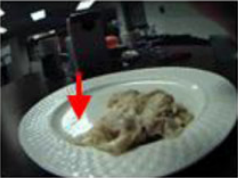
#> input picture images/Food_Plate_Captures/001.png, 238 x 178 px
$ python PlateIsolator.py   (Python 2 division)   (older library calls are emulated)
#> lines starting #> are read from the running program, lines starting #| are printed output that depends on the picture
### src/ContourSplitter.py
#!/usr/bin/env python

import numpy as np

def splitContours(contours):
    """Splits a list of contours up, in order to break erroneous connections"""
    split_contours = []
    for contour in contours:
        c = contour.reshape(-1, 2)
        line_segments = splitLine(c)
        for seg in line_segments:
            # Turn it back to its original shape, so we can add it back to contours
            new_contour = seg.reshape(-1,1,2)
            # Dont add empty contours to our new list of contours
            if new_contour.size != 0:
                split_contours.append(new_contour)

    return split_contours

def splitLine(line):
    """Splits a line on horizontal or vertical segments"""
    # Find a point where our line changes direction
    l = np.copy(line)
    change = l[2:] - l[:-2]
    # Create breaks where derivative equals 0
    break_indicies = np.unique(np.where(change == 0)[0])
    line_segments = []
    while break_indicies.size > 0:
        i = break_indicies[0]

        # Add the beginning of the line to our list
        new_line= l[0:i+1]
        line_segments.append(new_line)

        # The rest of the line becomes our new line
        l = l[i+1:]

        # Recalculate the change vector
        change = l[2:] - l[:-2]
        break_indicies = np.unique(np.where(change == 0)[0])

    line_segments.append(l)
    return line_segments

# [17 lines left out: functions testSplitLine_one_split, testSplitLine_two_splits, not called in this run]


# [3 lines that do not run on import are left out]

### src/CliqueFinder.py
#!/usr/bin/env python

import networkx as nx


""" This script finds the largest clique in an undirected graph."""

def findMaximalClique(graph):
    """ Returns the largest cliques in a graph.
        graph: list of lists of size n x n"""
    # Graph be n x n
    assert(len(graph) == len(graph[0]))

    max_cliques = []
    max_size = 0
    G = nx.from_numpy_matrix(graph)
    groups = nx.find_cliques(G)
    for i in groups:
        if len(i) == max_size:
            max_cliques.append(i)
        elif len(i) > max_size:
            max_cliques = []
            max_cliques.append(i)
            max_size = len(i)

    return max_cliques

# [6 lines that do not run on import are left out]

### src/PlateIsolator.py
#!/usr/bin/env python

""" This script detects plates in an image and isolates
    just the plate and the food on it. """

import cv2
from matplotlib import pyplot as plt
import numpy as np
from SliderWindow import SliderWindow
from ContourSplitter import splitContours
from CliqueFinder import findMaximalClique
import imutils

# @profile
def isolatePlate(image, expansionFactor=1.0, contour_thresh=0.36, num_windows=32, overlap_thresh=0.90, retries=5, num_overlaps=3):
    """ Isolate a food plate from an image with extra data.
        Approach taken from Hsin-Chen Chen et al 2015 Meas. Sci. Technol. 26 025702
        http://iopscience.iop.org/article/10.1088/0957-0233/26/2/025702/pdf. """

    # Convert to greyscale
    image_gray = cv2.cvtColor(image, cv2.COLOR_BGR2GRAY)
    # Equalize the contrast
    image_equalized = cv2.equalizeHist(image_gray)

    # Get edges using canny edge detection. Params not tuned.
    edges = cv2.Canny(image_equalized, 52, 184)

    if imutils.is_cv2():
        contours, _ = cv2.findContours(edges,cv2.RETR_TREE,cv2.CHAIN_APPROX_SIMPLE)
    elif imutils.is_cv3():
        _, contours, _ = cv2.findContours(edges,cv2.RETR_TREE,cv2.CHAIN_APPROX_SIMPLE)
    else:
        raise ImportError('Using a cv2 version that is not supported.')

    contour_image = processContours(contours, contour_thresh, image_gray.shape)
    # Sometimes drawEllipse doesn't draw an ellipse.
    # We iterate until it does.
    matches = []
    masks = []
    ellipses = []
    done_drawing = False
    while not done_drawing:
        # print matches

        try:
            best_ellipse, size_maximal_clique = getEllipse(retries,
                    lambda: generateWindowCoords(contour_image, num_windows, min_dist=0),
                    lambda xs, ys: drawEllipse(image_equalized, edges, xs, ys, 1)
            )
        except Exception as e:
            print e
            return image, 0
        mask1 = np.zeros(image.shape)
        cv2.ellipse(mask1, best_ellipse, (255, 255, 255), -1)
        if len(masks) == 0:
            # print 'Adding initial item'
            masks.append(mask1)
            ellipses.append(best_ellipse)
            matches.append(1)
        else:
            was_close_to_prev_mask = False
            for i, mask2 in enumerate(masks):
                intersection = np.logical_and(mask1, mask2)
                union = np.logical_or(mask1, mask2)
                # force float division
                area_ratio = np.sum(intersection)/float(np.sum(union))
                # print area_ratio
                if area_ratio > overlap_thresh:
                    matches[i] = matches[i] + 1
                    was_close_to_prev_mask = True
            if not was_close_to_prev_mask:
                masks.append(mask1)
                ellipses.append(best_ellipse)
                matches.append(1)
        if len(matches) > num_overlaps:
            done_drawing = max(matches) > 0
        max_iterations = 30
        if sum(matches) > 40:
            print 'Iterations capped'
            return image, size_maximal_clique

    # print 'Iterations: ' + str(sum(matches))
    ellipse = ellipses[np.argmax(matches)]
    # print 'Max item is...' + str(np.argmax(np.array(matches)))
    new_width = ellipse[1][0] * expansionFactor
    new_height = ellipse[1][1]
    expanded_ellipse = (ellipse[0], (new_width, new_height), ellipse[2])
    mask = np.zeros(image.shape)
    cv2.ellipse(mask, expanded_ellipse, (255, 255, 255), -1)
    final_image = np.copy(image)
    # final_image[mask[..., np.newaxis].repeat(3, 2) == 0] = 0
    final_image[mask == 0] = 0

    return final_image, size_maximal_clique

def getEllipse(retries, generateWindowCoords, drawEllipse):
    """Calls drawEllipse until it gets an ellipse, or we exceed max amount of retries."""
    drew_ellipse = False
    i = 0
    while not drew_ellipse:
        # Draw windows around random points
        window_xs, window_ys = generateWindowCoords()
        sorted_args = np.argsort(window_xs)
        window_xs = window_xs[sorted_args]
        window_ys = window_ys[sorted_args]
        best_ellipse, drew_ellipse, size_maximal_clique = drawEllipse(window_xs, window_ys)
        i = i + 1
        # quit after i tries
        if i > retries:
            raise Exception('Exceeded ' + str(i) + ' retries.')
    return best_ellipse, size_maximal_clique


def processContours(contours, contour_thresh, image_size):
    """process the contours of an image."""

     # Split the contours up, in order to break erroneous connections
    split_contours = splitContours(contours)

    # Sort the contours according to their length
    sorted_data = sorted(split_contours, key=lambda curve: cv2.arcLength(curve, closed=False), reverse=True)

    # Create an image with only the longest contours
    longest_contour = cv2.arcLength(sorted_data[0], closed=False)
    # Create a list with all contours up to a certain threshold of the longest

    big_contours = []
    for contour in sorted_data:
        if cv2.arcLength(contour, closed=False) >= contour_thresh*longest_contour:
            big_contours.append(contour)

    contour_image = np.zeros(image_size)
    # NOTE: Still unsure why drawing all contors simultaneously results in bad lines.
    for contour in big_contours:
        cv2.drawContours(contour_image, contour, -1, (255, 0, 0), 1)

    return contour_image

def drawEllipse(image_equalized, edges, window_xs, window_ys, min_clique_size):
    """ Draws the best ellipse through the given windows.
        Returns: image_with_ellipse, an image with an ellipse drawn on it
                 drew_elipse, indicates whether an ellipse was drawn successfully
                 size_maximal_clique, the size of the biggest clique."""

    gx = cv2.Sobel(image_equalized, cv2.CV_64F,1,0,ksize=5)
    gy = cv2.Sobel(image_equalized, cv2.CV_64F,0,1,ksize=5)

    # C is a conjunction matrix where
    # A_i = the region bounded by the tangent at point i
    # C[i, j] == True if the point j is in A_i
    C = np.zeros((window_xs.size, window_xs.size), dtype=bool)

    for i, (x1, y1) in enumerate(zip(window_xs, window_ys)):

        normal_x = gx[y1, x1]
        normal_y = gy[y1, x1]
        normal_vec = np.array([normal_x, normal_y])
        origin_vec = np.array([x1, y1])

        for j, (x2, y2) in enumerate(zip(window_xs, window_ys)):
            point_vec = np.array([x2, y2])
            if inDirection(normal_vec, origin_vec, point_vec):
                C[i, j] = True

    # connections is like C except:
    # connections[i, j] == True if the point j is in A_i
    #                              and point i is in A_j
    connections = C * C.T

    # We want to group our points together, to find the ones
    # that fall on the same ellipse.
    # This is the same problem as finding the biggest clique
    # in an undirected graph.
    groups = findMaximalClique(connections)

    size_maximal_clique = len(groups[0])

    drew_elipse = False
    best_ellipse = 0
    if size_maximal_clique >= min_clique_size:
        best_fit = 0

        for group in groups:

            group_xs = window_xs[group]
            group_ys = window_ys[group]
            # cv2.fitEllipse wants a 2xn numpy array
            points = np.vstack((group_xs, group_ys)).T

            num_points = points.shape[0]
            # We need a minimum of 5 points to draw an ellipse
            if num_points > 5:
                ellipse_points = cv2.fitEllipse(points)
                # Create an empty image with just the ellipse
                ellipse_image = np.zeros(edges.shape)
                cv2.ellipse(ellipse_image, ellipse_points, (255, 255, 255), 3)
                # We measure error by looking how well ellipses line up with the edges
                fitting_constant = np.sum(np.logical_and(ellipse_image, edges))
                # print fitting_constant
                if fitting_constant > best_fit:
                    best_fit = fitting_constant
                    best_ellipse = ellipse_points

    if best_ellipse:
        drew_elipse = True

    return best_ellipse, drew_elipse, size_maximal_clique

def generateWindowCoords(edges, num_windows, min_dist=0):
    """ Generates random coordinates for the windows which
        will be used for ellipse detection. """
    # Converts the edge image to coordinate of points
    # Returns two ndarrays
    row_coords, col_coords = np.nonzero(edges)
    number_of_points = col_coords.size
    # Generate random numbers from 0 to number_of_points

    selected_xs = np.array([], dtype=int)
    selected_ys = np.array([], dtype=int)

    while selected_xs.size < num_windows:
        box_indices = np.random.choice(number_of_points, 1)
        x = col_coords[box_indices]
        y = row_coords[box_indices]
        dists = np.sqrt((selected_xs - x)**2 + (selected_ys-y)**2)
        # Check that its a minimum distance from other points
        if not np.any(dists < min_dist):
            selected_xs = np.append(selected_xs, x)
            selected_ys = np.append(selected_ys, y)
    return selected_xs, selected_ys

# [23 lines left out: functions drawWindows, drawNormals, not called in this run]

def inDirection(normal, origin, point):
    """ Tells if point is in the direction of the normal to origin.
        nomral: Normal vector at origin
        origin: a 2x1 position vector
        point: a 2x1 position vector. """
    diff = point - origin
    double_dot = np.dot(diff, normal)
    return double_dot > 0

# [42 lines left out: function refineParams, not called in this run]

def run():
    # slider_window = SliderWindow()

    image1 = cv2.imread('../images/Food_Plate_Captures/001.png', 1)
#> image1 is the input picture: shape (178, 238, 3); mean B, G, R 79.2, 84.9, 81.3
    image2 = cv2.imread('../images/Food_Plate_Captures/002.png', 1)
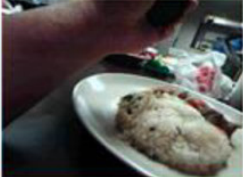
#> input picture images/Food_Plate_Captures/002.png, 243 x 177 px
#> image2 is the input picture: shape (177, 243, 3); mean B, G, R 79.3, 81.8, 85
    image3 = cv2.imread('../images/Food_Plate_Captures/003.png', 1)
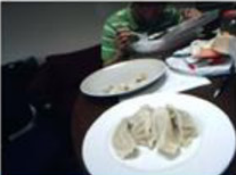
#> input picture images/Food_Plate_Captures/003.png, 236 x 175 px
#> image3 is the input picture: shape (175, 236, 3); mean B, G, R 105.7, 104.9, 102
    image4 = cv2.imread('../images/Food_Plate_Captures/004.png', 1)
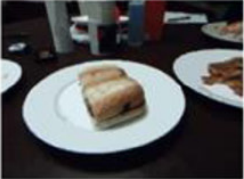
#> input picture images/Food_Plate_Captures/004.png, 244 x 179 px
#> image4 is the input picture: shape (179, 244, 3); mean B, G, R 85.4, 84.7, 84.8
    image5 = cv2.cvtColor(cv2.imread('../images/Food_Plate_Captures/006.jpeg', 1), cv2.COLOR_BGR2RGB)
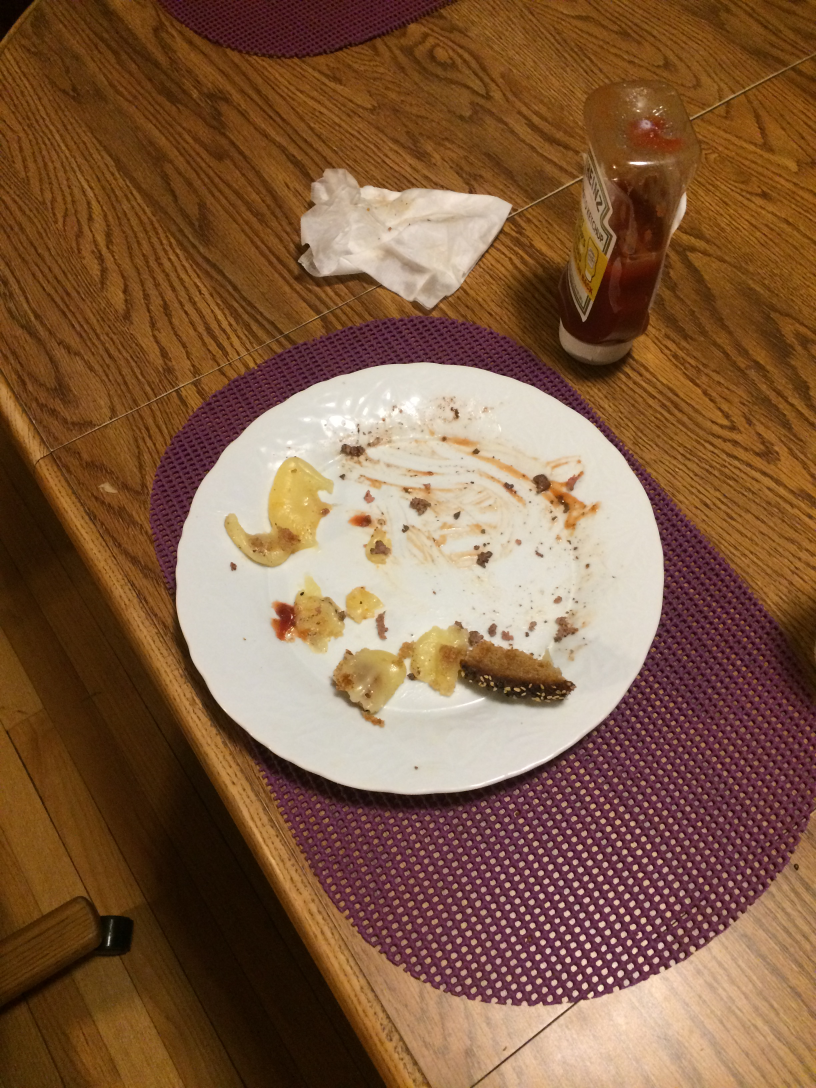
#> input picture images/Food_Plate_Captures/006.jpeg, 2448 x 3264 px (shown at 1/3 size)
    image5 = cv2.resize(image5, (400, 400))
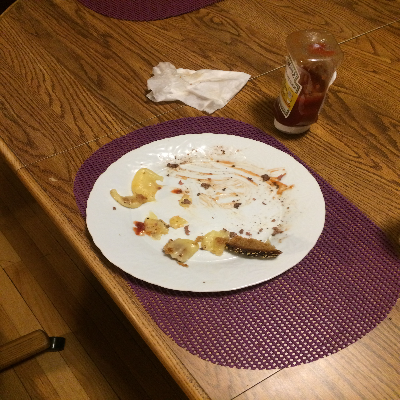
#> image5: shape (400, 400, 3); mean R, G, B 130.4, 93.8, 65.9

    images = [image1, image2, image3, image4, image5]

    num_images = len(images)
#> num_images = 5

    fig = plt.figure(figsize=(7, 20))

    for i, image in enumerate(images):
        # num_image = slider_window.number_contours
        isolated_image, size_maximal_clique = isolatePlate(image)

        fig.add_subplot(num_images, 2, 2*i+1)
        plt.imshow(cv2.cvtColor(image, cv2.COLOR_BGR2RGB))
        # plt.title('Original Image')
        plt.xticks([]), plt.yticks([])

        fig.add_subplot(num_images, 2, 2*i+2)
        plt.imshow(isolated_image, cmap='gray')
        # plt.title('Isolated Image')
        plt.xticks([]), plt.yticks([])
#> this loop made 5 passes
#| module 'networkx' has no attribute 'from_numpy_matrix'
#| module 'networkx' has no attribute 'from_numpy_matrix'
#| module 'networkx' has no attribute 'from_numpy_matrix'
#| module 'networkx' has no attribute 'from_numpy_matrix'
#| module 'networkx' has no attribute 'from_numpy_matrix'
#> pass 1, in isolatePlate, `edges = cv2.Canny(image_equalized, 52, 184)`:
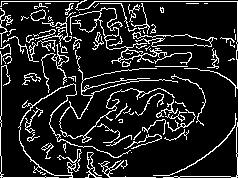
#> edges: shape (178, 238); 13.5% white in thin lines or dots

        # cv2.waitKey(1)
    plt.tight_layout()
    plt.show()
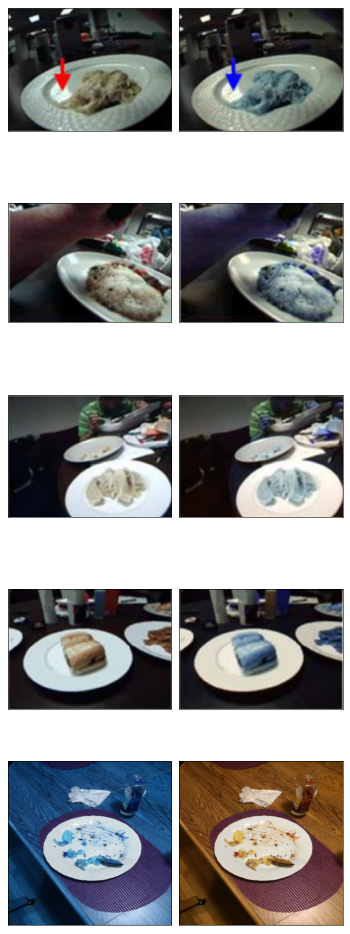
#> figure drawn by matplotlib, 10 panels; B, G, R data is drawn as R, G, B


if __name__ == '__main__':
    # refineParams()
    run()
